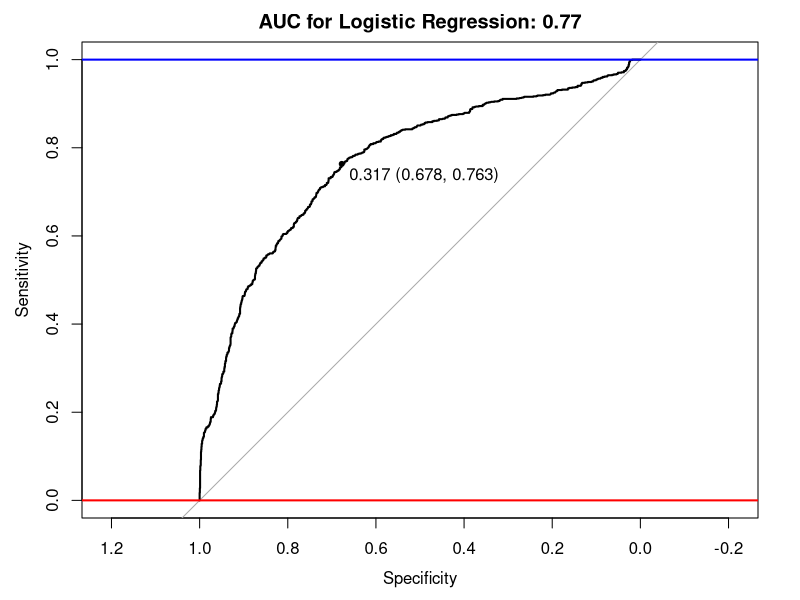

This figure's R source: (Note: this script raises an error after producing the figure.)
# Logistic Regression

setwd("C:/Users/kkrishn3/Desktop/Sowers/predictive_model/trafficML")
data <- read.csv("balanced_dataset.csv")
data <- data[,-1]

# Split into train-test
train_ind <- sample(seq_len(nrow(data)), size = 0.8*nrow(data))
train <- read.csv("max_roc_train.csv")#data[train_ind, ]
test <- read.csv("max_roc_test.csv")#data[-train_ind, ]

#Build a logit model
model <- glm(fatality~.,data=train,family="binomial")
predicted <- predict(model, newdata=test, type = "response")
library(pROC)
auc <- roc(test$fatality, predicted)
print(auc)
plot(auc, ylim=c(0,1), print.thres=TRUE, main=paste('AUC for Logistic Regression:',round(auc$auc[[1]],2)))
abline(h=1,col='blue',lwd=2)
abline(h=0,col='red',lwd=2)

#write.csv(train,"max_roc_train.csv")
#write.csv(test,"max_roc_test.csv")

# Build a random forest model
library(randomForest)
fit <- randomForest(as.factor(fatality)~.,data=train, importance = TRUE, ntree = 1000)
predicted <- predict(fit, test)
test$acc <- ifelse(test$fatality==test$predicted,1,0)
sum(test$acc)/length(test$acc)
# Accuracy = 0.815025










